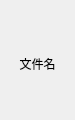
<?xml version="1.0" encoding="UTF-8"?>
<ui version="4.0">
 <class>LS_Files</class>
 <widget class="QWidget" name="LS_Files">
  <property name="geometry">
   <rect>
    <x>0</x>
    <y>0</y>
    <width>75</width>
    <height>120</height>
   </rect>
  </property>
  <property name="windowTitle">
   <string>Form</string>
  </property>
  <property name="toolTip">
   <string>假装是文件信息</string>
  </property>
  <layout class="QGridLayout" name="gridLayout">
   <property name="leftMargin">
    <number>0</number>
   </property>
   <property name="topMargin">
    <number>0</number>
   </property>
   <property name="rightMargin">
    <number>0</number>
   </property>
   <property name="bottomMargin">
    <number>0</number>
   </property>
   <property name="spacing">
    <number>0</number>
   </property>
   <item row="0" column="0">
    <layout class="QVBoxLayout" name="verticalLayout">
     <property name="spacing">
      <number>0</number>
     </property>
     <item>
      <layout class="QHBoxLayout" name="horizontalLayout">
       <property name="spacing">
        <number>0</number>
       </property>
       <item>
        <spacer name="horizontalSpacer">
         <property name="orientation">
          <enum>Qt::Horizontal</enum>
         </property>
         <property name="sizeHint" stdset="0">
          <size>
           <width>40</width>
           <height>20</height>
          </size>
         </property>
        </spacer>
       </item>
       <item>
        <widget class="QLabel" name="label_pic">
         <property name="minimumSize">
          <size>
           <width>50</width>
           <height>50</height>
          </size>
         </property>
         <property name="maximumSize">
          <size>
           <width>50</width>
           <height>50</height>
          </size>
         </property>
         <property name="styleSheet">
          <string notr="true"/>
         </property>
         <property name="text">
          <string/>
         </property>
        </widget>
       </item>
       <item>
        <spacer name="horizontalSpacer_2">
         <property name="orientation">
          <enum>Qt::Horizontal</enum>
         </property>
         <property name="sizeHint" stdset="0">
          <size>
           <width>40</width>
           <height>20</height>
          </size>
         </property>
        </spacer>
       </item>
      </layout>
     </item>
     <item>
      <spacer name="verticalSpacer">
       <property name="orientation">
        <enum>Qt::Vertical</enum>
       </property>
       <property name="sizeHint" stdset="0">
        <size>
         <width>20</width>
         <height>4</height>
        </size>
       </property>
      </spacer>
     </item>
    </layout>
   </item>
   <item row="1" column="0">
    <widget class="QLabel" name="label_name">
     <property name="minimumSize">
      <size>
       <width>75</width>
       <height>65</height>
      </size>
     </property>
     <property name="maximumSize">
      <size>
       <width>75</width>
       <height>16777215</height>
      </size>
     </property>
     <property name="styleSheet">
      <string notr="true"/>
     </property>
     <property name="text">
      <string>文件名</string>
     </property>
     <property name="alignment">
      <set>Qt::AlignHCenter|Qt::AlignTop</set>
     </property>
     <property name="wordWrap">
      <bool>true</bool>
     </property>
    </widget>
   </item>
  </layout>
 </widget>
 <resources/>
 <connections/>
</ui>
